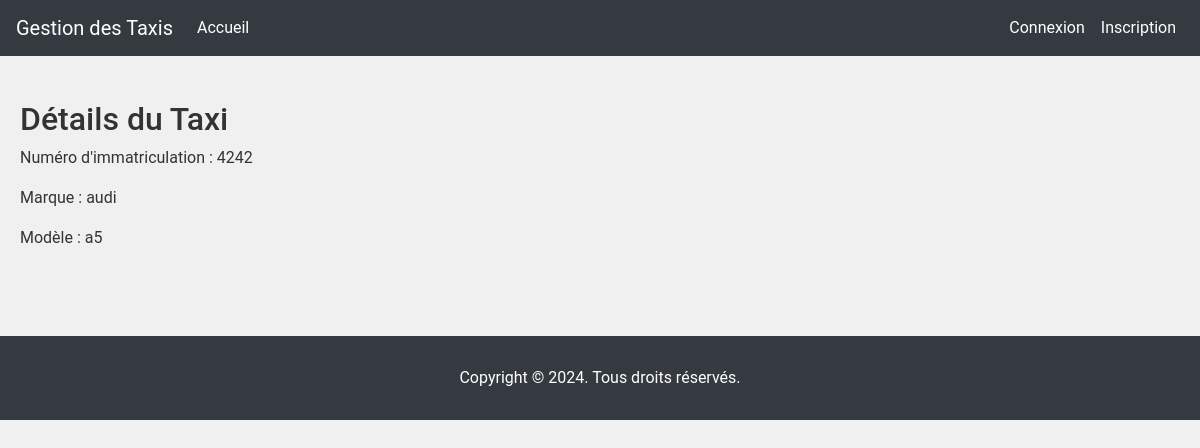
Page /client/taxi_details/3/ on the committed database.
### taxis/models.py (models this page shows, shortened)
class Taxi(models.Model):
    registration_number = models.CharField(max_length=50)
    driver = models.ForeignKey(Driver, on_delete=models.CASCADE, null=True, blank=True)
    brand = models.CharField(max_length=50)
    model = models.CharField(max_length=50)
    available = models.BooleanField(default=True)  # Assurez-vous que ce champ est défini correctement

### taxis/views.py (the view)
# urls.py: path('client/taxi_details/<int:taxi_id>/', views.taxi_detail, name='taxi_detail'),
def taxi_detail(request, taxi_id):
    taxi = get_object_or_404(Taxi, pk=taxi_id)
    return render(request, 'taxis/taxi_detail.html', {'taxi': taxi})

### taxis/templates/taxis/taxi_detail.html (shortened to what this page needs)
{% extends 'taxis/base.html' %}
{% block content %}
<h2>Détails du Taxi</h2>
<p>Numéro d'immatriculation : {{ taxi.registration_number }}</p>
<p>Marque : {{ taxi.brand }}</p>
<p>Modèle : {{ taxi.model }}</p>
{% endblock %}

### taxis/static/css/style.css (style rules this page uses)
* { margin: 0; padding: 0; box-sizing: border-box; }
body { font-family: 'Roboto', sans-serif; background-color: #f0f0f0; color: #333; }

### rows in the picture
Taxi: registration_number "4242", brand "audi", model "a5"
